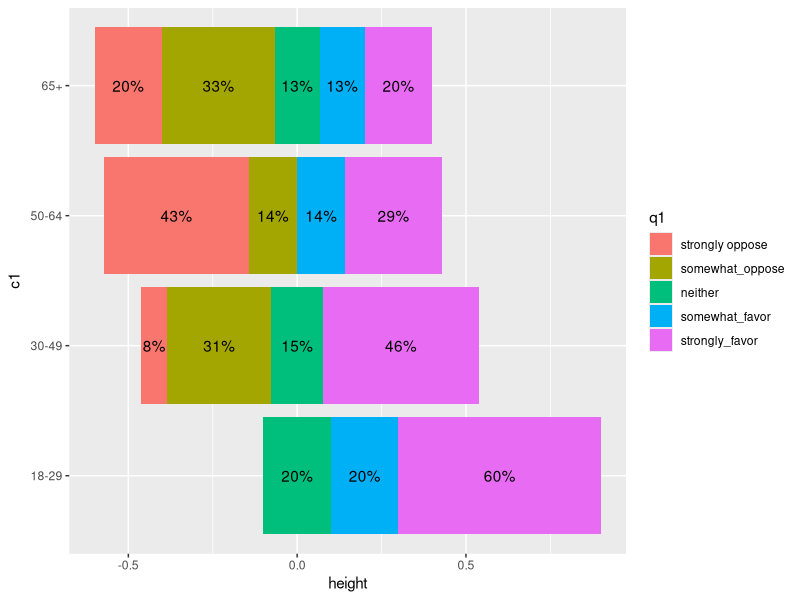
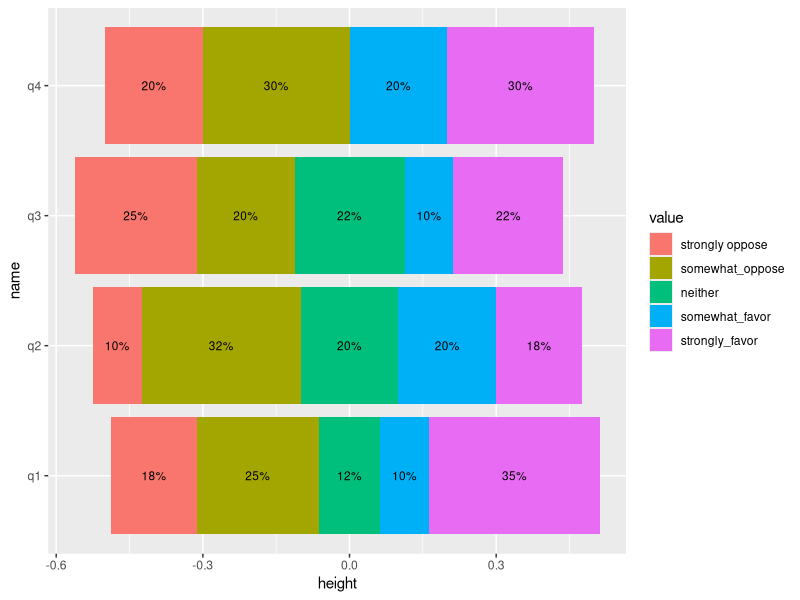
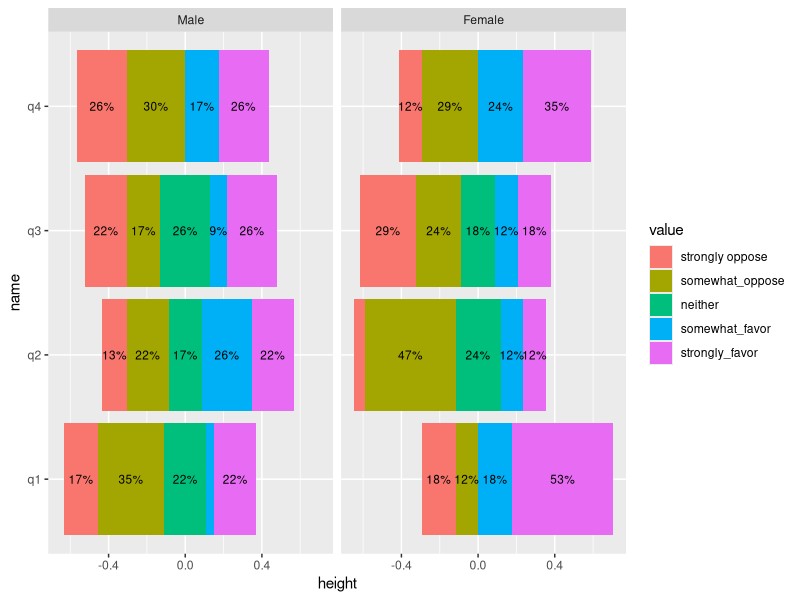

Write R code to recreate these figures, in order.
## ---- chunk 1
knitr::opts_chunk$set(echo = TRUE)
options(tidyverse.quiet = TRUE)
## ---- chunk 2
library(ggstats)
library(tidyverse)
age_cats <- c("18-29", "30-49"," 50-64", "65+")
sex_cats <- c("Male", "Female")
edu_cats <- c('High school or less',  "Some college", "Bachelor's Degree",
              "Postgraduate")
income_cats <- c("Lower Income", "Middle Income", "Upper Income")
likert_cats <- c("strongly oppose", "somewhat_oppose", "neither",
                 "somewhat_favor", "strongly_favor")
likertforce_cats <- c("strongly oppose", "somewhat_oppose", 
                 "somewhat_favor", "strongly_favor")

yes_no <- c("no", "yes")

sample40replaceT <- function(x){
  sample(x, size = 40, replace = T) %>% factor(levels = x)
}

set.seed(12345)
survey <- data.frame(c1 = sample40replaceT(age_cats),
                     c2 = sample40replaceT(sex_cats),
                     c3 = sample40replaceT(edu_cats),
                     c4 = sample40replaceT(income_cats),
                     q1 = sample40replaceT(likert_cats),
                     q2 = sample40replaceT(likert_cats),
                     q3 = sample40replaceT(likert_cats),
                     q4 = sample40replaceT(likertforce_cats),
                     q6 = sample40replaceT(yes_no))

survey |> head()





geom_likert <- function(mapping = NULL, position = ggstats::position_likert(vjust = .5), 
                        stat = ggstats::StatProp, complete = "fill", ...){
  
  geom_bar(mapping = mapping, position = position,
           stat = ggstats::StatProp,
           complete = complete, ...)
  
}

custom_label <- function(x, small = .075) {
  p <- scales::percent(x, accuracy = 1)
  p[x < small] <- ""
  p
}

geom_likert_text <- function(mapping = NULL, stat = ggstats::StatProp,
    position = ggstats::position_likert(vjust = .5),
    complete = "fill", small = .075, ...){ 

  geom_text(mapping = aes(label = custom_label(after_stat(prop), small = small), !!!mapping),
    stat = stat,
    position = position,
    complete = complete, ...
  ) 
  
}

survey %>% 
  ggplot() + 
  aes(y = c1, fill = q1) +
  geom_likert() + 
  geom_likert_text(small = .01) + 
  aes(by = c1)

survey %>% 
  pivot_longer(cols = q1:q4) %>% 
  ggplot() + 
  aes(y = name, fill = value, by = factor(name)) +
  geom_likert() + 
  geom_likert_text(size = 3) 

last_plot() +
  facet_wrap(~c2)
